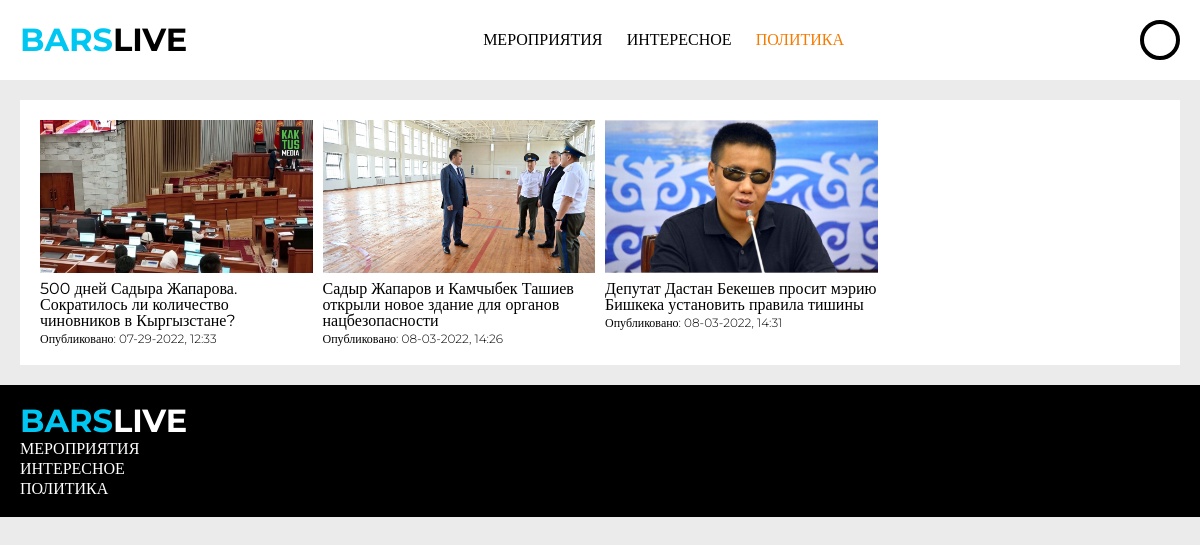
The app's page /category-politika with its own data.
### glav/models.py (models this page shows, shortened)
class Category(models.Model):
    name = models.CharField(max_length = 255)
    slug = models.SlugField(unique = True, db_index = True)
    def get_ablsolute_url(self):
        return reverse('show_cat', kwargs = {'cat_slug': self.slug})
    def __str__(self):
        return self.name

class News(models.Model):
    title = models.CharField(max_length = 255)
    slug = models.SlugField(unique = True)
    text = models.TextField(blank = True)
    image = models.ImageField(upload_to = 'news_images/%y/%m/%d')
    views = models.IntegerField(default = 0)
    upload_time = models.DateTimeField(auto_now_add = True)
    update_time = models.DateTimeField(auto_now = True)
    cat = models.ForeignKey('Category', on_delete = models.PROTECT)
    def get_ablosute_url(self):
        return reverse('show_item', kwargs = {'item_slug': self.slug})
    class Meta:
        ordering = ['upload_time']

### glav/views.py (the view)
# urls.py: path('category-<slug:cat_slug>', ShowCategory.as_view(), name = 'show_cat'),
class ShowCategory(DataMixin, ListView):
    model = News
    template_name = 'glav/show_news.html'
    context_object_name = 'news'
    allow_empty = False
    def get_context_data(self, **kwargs):
        context = super().get_context_data(**kwargs)
        c_cont = self.get_user_context(
            title = f'В категории {context["news"][0].cat}',
            cat_selected = context['news'][0].cat.pk
        )
        context.update(c_cont)
        return context
    def get_queryset(self):
        return Category.objects.get(slug = self.kwargs['cat_slug']).news_set.all()

### glav/templatetags/glav_tags.py (called while the page is built)
@register.inclusion_tag('glav/z_header.html')
def header(links, cat_selected, user):
    return {'links': links, 'cat_selected': cat_selected, 'user': user}

@register.inclusion_tag('glav/z_footer.html')
def footer(links):
    return {'links': links}

@register.inclusion_tag('glav/z_item_card.html')
def item_card(news):
    return {'news': news}

### glav/utils.py (called while the page is built)
    def get_user_context(self, **kwargs):
        context = kwargs
        context.update({
            'links': links,
            'cat_selected': context['cat_selected'] if 'cat_selected' in context else 0,
            'user': self.request.user
        })
        return context

### glav/templates/glav/show_news.html
{% extends 'glav/base.html' %}
{% load static %}
{% load glav_tags %}
{% block style_link %} <link rel="stylesheet" href="{% static 'glav/css/show_news.css' %}"> {% endblock %}
{% block content %}
<section class="showing">
    <div class="container">
        <div class="showing__block">
            <div class="showing__grid grid">
                {% for n in news %}
                    {% item_card n %}
                {% endfor %}
            </div>
        </div>
    </div>
</section>
{% endblock %}

### glav/templates/glav/z_header.html (shortened to what this page needs)
<header class="header">
    <div class="container">
        <div class="header__wrapper">
            <a href="{% url 'home' %}" class="header__logo logo">BARS<span>LIVE</span></a>
            <nav class="header__nav nav">
                {% for link in links %}
                <a href="{{ link.get_ablsolute_url }}" class="nav__link text-hover {% if cat_selected == link.pk %}_selected{% endif %}">{{ link.name }}</a>
                {% endfor %}
            </nav>
            <a href="{% if user.is_authenticated %}{% url 'profile' %}{% else %}{% url 'login' %}{% endif %}" class="header__log">
                <div class="header__look {% if user.is_authenticated %}logged{% endif %}"></div>
            </a>
        </div>
    </div>
</header>

### glav/templates/glav/z_item_card.html
<div class="card">
    <div class="card__image" style="background-image: url('{{ news.image.url }}');"><div></div></div>
    <a href="{{ news.get_ablosute_url }}"><p class="card__title text-hover">{{ news.title }}</p></a>
    <p class="card__date">Опубликовано: {{ news.upload_time | date:'m-d-Y, H:i'}}</p>
</div>

### glav/templates/glav/z_footer.html
<footer class="footer">
    <div class="container">
        <div class="footer__body">
            <a href="{% url 'home' %}" class="header__logo logo-onblack">BARS<span>LIVE</span></a>
            {% for link in links %}
                <a href="{{ link.get_ablsolute_url }}" class="footer__link text-hover">{{ link.name }}</a>
            {% endfor %}
        </div>
    </div>
</footer>

### glav/static/glav/css/show_news.css (style rules this page uses)
.showing { margin: 1.25rem 0 0 0; }
.showing__block { padding: 1.25rem; background-color: #fff; }

### glav/static/glav/css/z_null.css (style rules this page uses)
* { padding: 0; margin: 0; border: 0; }
*, *:before, *:after { -webkit-box-sizing: border-box; box-sizing: border-box; }
nav, footer, header, aside { display: block; }
html, body { height: 100%; width: 100%; font-size: 100%; line-height: 1; font-size: 16px; -ms-text-size-adjust: 100%; -moz-text-size-adjust: 100%; -webkit-text-size-adjust: 100%; font-family: "Montserrat"; background-color: #EBEBEB; }
a, a:visited { text-decoration: none; }
.container { max-width: 1210px; padding: 0 20px; margin: 0 auto; }
.logo { color: #00C7F2; font-size: 2rem; font-weight: bold; -webkit-user-select: none; -moz-user-select: none; -ms-user-select: none; user-select: none; }
.logo span { color: black; }
.logo-onblack { color: #00C7F2; font-size: 2rem; font-weight: bold; -webkit-user-select: none; -moz-user-select: none; -ms-user-select: none; user-select: none; }
.logo-onblack span { color: white; }
.text-hover { -webkit-transition: 0.3s ease-out; transition: 0.3s ease-out; }
.grid { display: -ms-grid; display: grid; -ms-grid-rows: auto; -ms-grid-columns: 1fr 0.625rem 1fr 0.625rem 1fr 0.625rem 1fr; grid-template: auto/repeat(4, 1fr); gap: 1.25rem 0.625rem; }
._selected { color: #f57a00; }

### glav/static/glav/css/z_header.css (style rules this page uses)
.header { width: 100%; padding: 1.25rem 0; background: #fff; }
.header__wrapper { display: -webkit-box; display: -ms-flexbox; display: flex; -webkit-box-align: center; -ms-flex-align: center; align-items: center; -webkit-box-pack: justify; -ms-flex-pack: justify; justify-content: space-between; }
.header__look { width: 2.5rem; height: 2.5rem; border: 0.25rem solid #000; border-radius: 50%; }
.nav__link { font-size: 1rem; color: black; margin: 0 0 0 1.25rem; font-weight: 500; text-transform: uppercase; }
.nav__link:first-child { margin: 0; }
.nav__link._selected { color: #f57a00; }

### glav/static/glav/css/z_footer.css (style rules this page uses)
.footer { background-color: #000; padding: 1.25rem 0; margin: 1.25rem 0 0 0; }
.footer__body { display: -webkit-box; display: -ms-flexbox; display: flex; -webkit-box-orient: vertical; -webkit-box-direction: normal; -ms-flex-direction: column; flex-direction: column; }
.footer__link { -ms-flex-item-align: self-start; -ms-grid-row-align: self-start; align-self: self-start; font-size: 1rem; color: #fff; font-weight: 500; text-transform: uppercase; margin: 0.25rem 0 0 0; }

### glav/static/glav/css/z_item_card.css (style rules this page uses)
.card__image { width: 100%; background-color: black; background-repeat: no-repeat; background-position: 50% 50%; background-size: cover; }
.card__image div { padding: 56.25% 0 0 0; }
.card__title { margin: 0.5rem 0 0 0; color: #000; }
.card__date { font-weight: 300; margin: 0.25rem 0 0 0; font-size: 0.75rem; }

### records on screen
Category: name "МЕРОПРИЯТИЯ"
Category: name "ИНТЕРЕСНОЕ"
Category: name "ПОЛИТИКА"
News: image (picture), title "500 дней Садыра Жапарова. Сократилось ли количество чиновников в Кыргызстане?", upload_time "07-29-2022, 12:33"
News: image (picture), title "Садыр Жапаров и Камчыбек Ташиев открыли новое здание для органов нацбезопасности", upload_time "08-03-2022, 14:26"
News: image (picture), title "Депутат Дастан Бекешев просит мэрию Бишкека установить правила тишины", upload_time "08-03-2022, 14:31"
